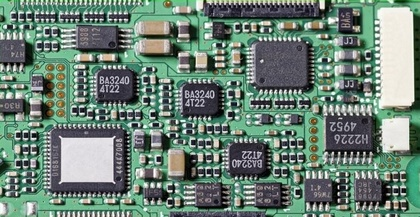
%> input picture PCB.jpg, 420 x 217 px, shrunk from 673 x 348 before the run
$ octave p2.m   (GNU Octave 9; MATLAB toolbox functions it lacks are replaced by stand-ins)
%> lines starting %> are read from the running program, lines starting %| are printed output that depends on the picture
close all;
clc; clear;

% Read images
A = imread('PCB.jpg');
%> A is the input picture: size 217x420x3 uint8; mean R, G, B 106.9, 128.7, 116.9
B = imread('IC.png');
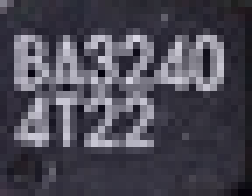
%> input picture IC.png, 36 x 28 px, shrunk from 57 x 45 before the run (shown 7 times larger)
%> B is the input picture: size 28x36x3 uint8; mean R, G, B 74.1, 72.1, 83.7

ICrecognition(A, B);

function ICrecognition(A, B)

    figure;

    % Display PCB image
    subplot(2, 2, 1);
    imshow(A);
    title('PCB Image');

    % Display IC template image
    subplot(2, 2, 2);
    imshow(B);
    title('IC Image');

    drawnow; % Display changes immediately

    % Display matching result
    subplot(2, 2, [3, 4]);
    imshow(A);
    title('Matching Result');
    hold on;

    % Detect ICs and draw rectangles
    rectangles_original = recognizeAndGetRectangles(A, B);
%> after the loop in recognizeAndGetRectangles, `for i = 1:(rowpcb - rowic)`: rectangles = [98 72 36 28 0.938; 99 72 36 28 0.929; 98 73 36 28 0.932; 184 86 36 28 0.959; 183 87 36 28 0.905; 184 87 36 28 0.938]
%> rectangles_original has the same summary as rectangles in recognizeAndGetRectangles

    % Rotate the template by 180 degrees and detect again
    ic_rotated = imrotate(B, 180);
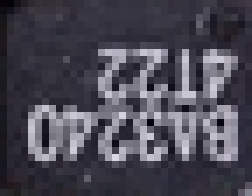
%> ic_rotated: size 28x36x3 uint8 (shown 7 times larger); mean R, G, B 74.1, 72.1, 83.7; mean of the top-left, top-right, bottom-left and bottom-right quarters 59.7, 78.5, 79.7, 88.7
    rectangles_rotated = recognizeAndGetRectangles(A, ic_rotated);
%> rectangles_rotated = [229 145 36 28 0.934; 229 146 36 28 0.924]

    % Combine rectangles from both original and rotated templates
    all_rectangles = [rectangles_original; rectangles_rotated];
%> all_rectangles = [98 72 36 28 0.938; 99 72 36 28 0.929; 98 73 36 28 0.932; 184 86 36 28 0.959; 183 87 36 28 0.905; 184 87 36 28 0.938; 229 145 36 28 0.934; 229 146 36 28 0.924]

    % Use Non-Maximum Suppression to eliminate overlapping rectangles
    final_rectangles = no_overlapping(all_rectangles);
%> the loop in no_overlapping, `while ~isempty(rects)` made 3 passes
%> (max_idx, final_rects) on passes 1 to 2: (4, [184 86 36 28 0.959]), (1, [184 86 36 28 0.959; 98 72 36 28 0.938])
%> (max_idx, current_rect) on pass 3: (1, [229 145 36 28 0.934])
%> after the loop in no_overlapping, `while ~isempty(rects)`: final_rects = [184 86 36 28 0.959; 98 72 36 28 0.938; 229 145 36 28 0.934]
%> final_rectangles has the same summary as final_rects in no_overlapping

    % Draw final rectangles on the matching result image
    for k = 1:size(final_rectangles, 1)
        rectangle('Position', final_rectangles(k, 1:4), 'EdgeColor', 'b', 'LineWidth', 2);
    end
%> `ICrecognition(A, B);`:
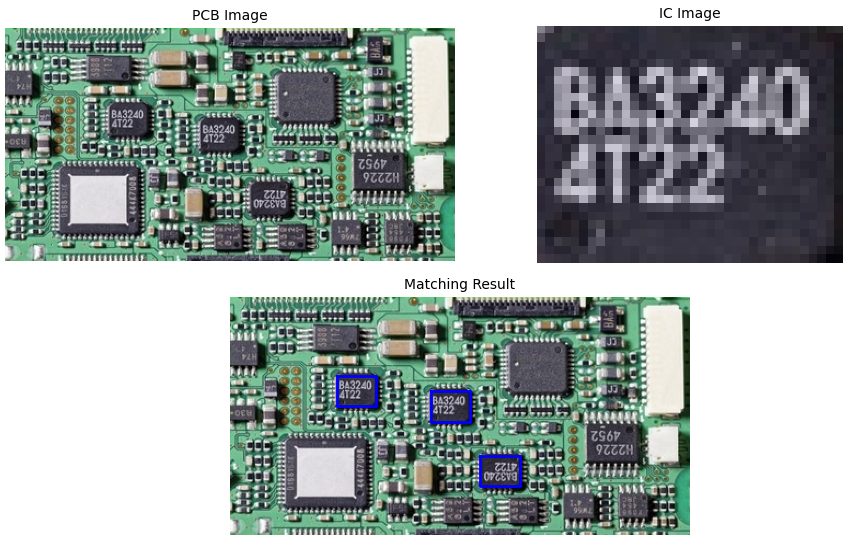
%> figure redrawn from the program's plot data, 3 panels

    hold off;
end

% Function to calculate correlation and return similar regions without drawing rectangles
function rectangles = recognizeAndGetRectangles(pcb, ic)
    [rowpcb, colpcb, chnls_pcb] = size(pcb);
    [rowic, colic, ~] = size(ic);

    % Convert the template to double for correlation calculation
    a = double(ic);

    % Variable to store rectangles and their correlation coefficients
    rectangles = [];

    % Loop to identify similar parts in the PCB image
    for i = 1:(rowpcb - rowic)
        for j = 1:(colpcb - colic)
            % Extract sub-image from the PCB
            b = double(pcb(i:(i + rowic - 1), j:(j + colic - 1), :));

            % Calculate correlation coefficient for each channel
            total_coff = 0;
            for c = 1:chnls_pcb
                a_channel = a(:, :, c);
                b_channel = b(:, :, c);

                % Calculate correlation coefficient for channel c
                q = sqrt(sum(sum(a_channel .* a_channel)) * sum(sum(b_channel .* b_channel)));
                p = sum(sum(a_channel .* b_channel));
                coff = p / q;

                % Sum correlation coefficients of all channels
                total_coff = total_coff + coff;
            end

            % Calculate average correlation coefficient
            avg_coff = total_coff / chnls_pcb;

            % Store rectangle if the average correlation coefficient is high enough
            if avg_coff >= 0.9
                rectangles = [rectangles; j, i, colic, rowic, avg_coff];
            end
        end
    end
end


function final_rects = no_overlapping(rects)
    % Initialize an empty array for the final rectangles
    final_rects = [];

    while ~isempty(rects)
        % Select the rectangle with the highest correlation coefficient
        [~, max_idx] = max(rects(:, 5));
        current_rect = rects(max_idx, :);
        final_rects = [final_rects; current_rect];

        % Remove the selected rectangle
        rects(max_idx, :) = [];
        overlapIdx = [];

        % Identify rectangles that have significant overlap with the selected one
        for i = 1:size(rects, 1)
            if overlap(current_rect, rects(i, :)) > 0.3 % Threshold for overlap (30%)
                overlapIdx = [overlapIdx; i];
            end
        end

        % Remove overlapping rectangles
        rects(overlapIdx, :) = [];
    end
end

% Function to calculate the overlap ratio between two rectangles
function ratio = overlap(rect1, rect2)
    % Calculate overlap coordinates
    x_overlap = max(0, min(rect1(1) + rect1(3), rect2(1) + rect2(3)) - max(rect1(1), rect2(1)));
    y_overlap = max(0, min(rect1(2) + rect1(4), rect2(2) + rect2(4)) - max(rect1(2), rect2(2)));

    % Calculate overlap area
    overlap_area = x_overlap * y_overlap;

    % Calculate areas of both rectangles
    area1 = rect1(3) * rect1(4);
    area2 = rect2(3) * rect2(4);

    % Calculate the overlap ratio relative to the smaller rectangle area
    ratio = overlap_area / min(area1, area2);
end
